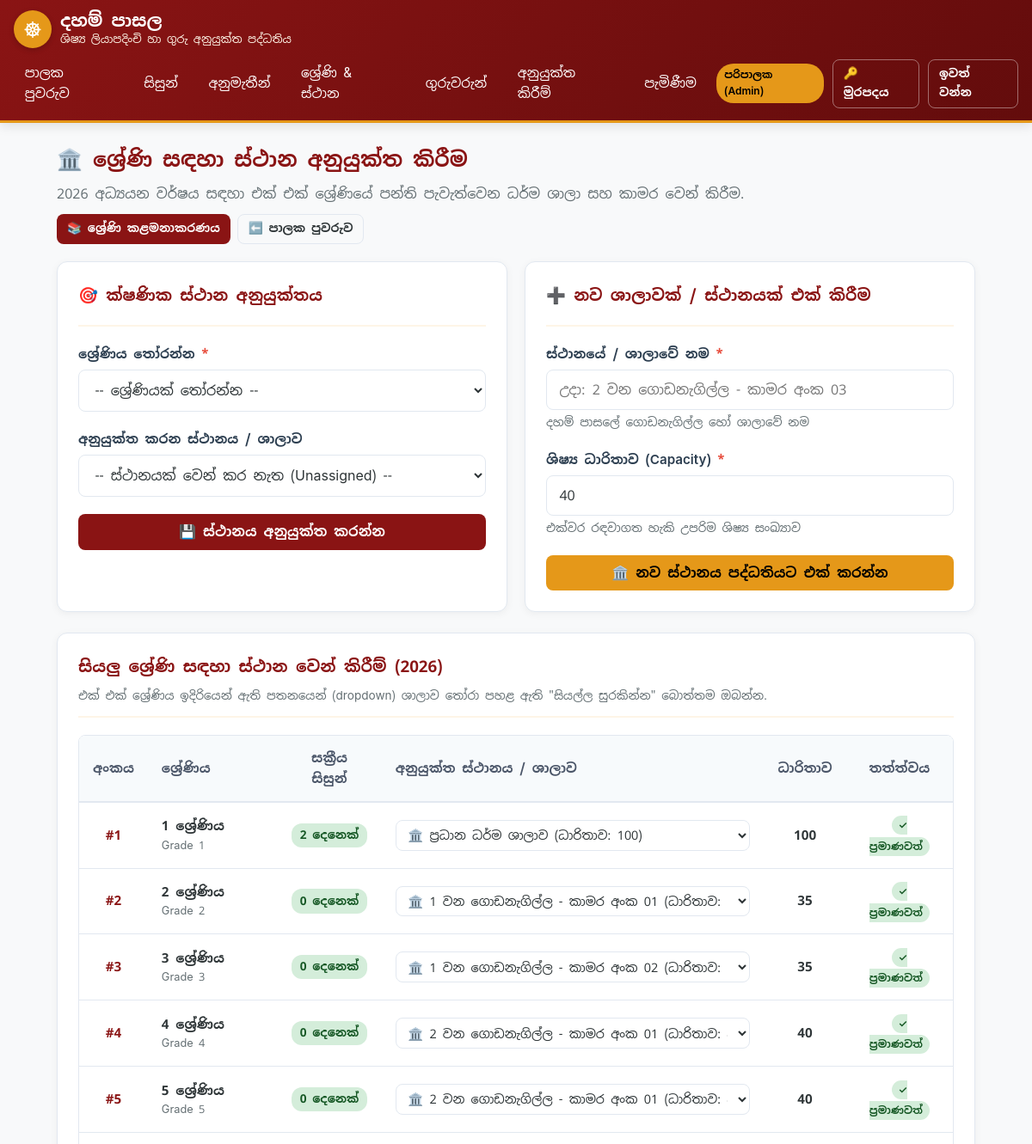
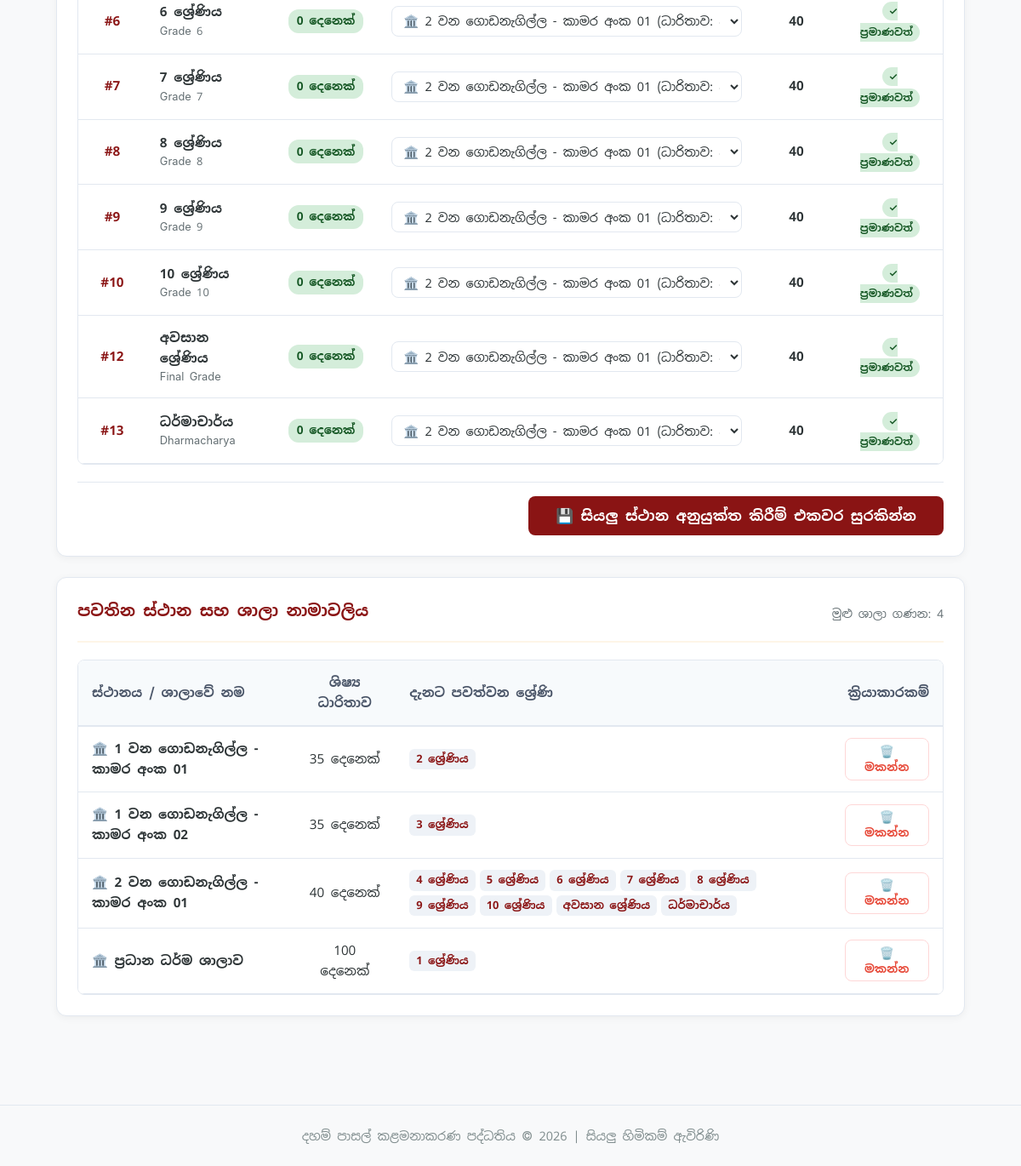
/grades/locations/ (signed in), run on the app's committed database (2 pictures, top to bottom).
### academics/models.py (models this page shows, shortened)
class AcademicYear(models.Model):
    year = models.PositiveIntegerField(unique=True, verbose_name='අධ්‍යයන වර්ෂය')
    is_current = models.BooleanField(default=False, verbose_name='වත්මන් වර්ෂයද?')
    class Meta:
        ordering = ['-year']
        verbose_name = 'අධ්‍යයන වර්ෂය'
        verbose_name_plural = 'අධ්‍යයන වර්ෂ (Academic Years)'

class GradeLevel(models.Model):
    name = models.CharField(max_length=100, verbose_name='ශ්‍රේණියේ නම (Sinhala)')
    english_name = models.CharField(max_length=100, blank=True, verbose_name='නම (English)')
    order_index = models.PositiveIntegerField(default=1, verbose_name='අනුපිළිවෙල අංකය')
    description = models.TextField(blank=True, verbose_name='විස්තරය')
    class Meta:
        ordering = ['order_index']
        verbose_name = 'ශ්‍රේණිය'
        verbose_name_plural = 'ශ්‍රේණි (Grades)'

class Classroom(models.Model):
    name = models.CharField(max_length=100, verbose_name='ශාලාව / කාමරයේ නම')
    capacity = models.PositiveIntegerField(default=40, verbose_name='ධාරිතාව')
    class Meta:
        verbose_name = 'පන්ති කාමරය / ශාලාව'
        verbose_name_plural = 'පන්ති කාමර / ශාලා'

class ClassSection(models.Model):
    grade_level = models.ForeignKey(GradeLevel, on_delete=models.CASCADE, related_name='sections', verbose_name='ශ්‍රේණිය')
    academic_year = models.ForeignKey(AcademicYear, on_delete=models.CASCADE, related_name='sections', verbose_name='අධ්‍යයන වර්ෂය')
    section_name = models.CharField(max_length=50, default='ප්‍රධාන', verbose_name='කාණ්ඩය / පන්තියේ නම')
    classroom = models.ForeignKey(Classroom, on_delete=models.SET_NULL, null=True, blank=True, verbose_name='පන්ති කාමරය')
    class Meta:
        unique_together = ('grade_level', 'academic_year', 'section_name')
        ordering = ['grade_level__order_index', 'section_name']
        verbose_name = 'පන්තිය'
        verbose_name_plural = 'පන්ති (Class Sections)'

### academics/views.py (the view, shortened to what this page needs)
# urls.py: path('grades/locations/', views.allocate_grade_location, name='allocate_grade_location'),
@login_required
@principal_or_admin_required
def allocate_grade_location(request):
    current_year = get_current_academic_year()
    grades = GradeLevel.objects.all().order_by('order_index')
    classrooms = Classroom.objects.all().order_by('name')
    allocation_list = []
    for g in grades:
        section = ClassSection.objects.filter(
            grade_level=g,
            academic_year=current_year
        ).select_related('classroom').first()
        classroom = section.classroom if section else None
        student_count = Student.objects.filter(
            assigned_class__grade_level=g,
            assigned_class__academic_year=current_year,
            status='APPROVED'
        ).count()
        if student_count == 0:
            student_count = Student.objects.filter(
                applied_grade=g,
                status='APPROVED'
            ).count()
        is_over_capacity = False
        if classroom and student_count > classroom.capacity:
            is_over_capacity = True
        allocation_list.append({
            'grade': g,
            'section': section,
            'classroom': classroom,
            'student_count': student_count,
            'is_over_capacity': is_over_capacity,
        })
    allocation_form = GradeLocationAllocationForm()
    classroom_form = ClassroomForm()
    return render(request, 'academics/allocate_location.html', {
        'allocation_list': allocation_list,
        'classrooms': classrooms,
        'current_year': current_year,
        'allocation_form': allocation_form,
        'classroom_form': classroom_form,
    })

### templates/academics/allocate_location.html (shortened to what this page needs)
{% extends 'base.html' %}
{% block content %}
<div class="card-header-temple" style="border-bottom: none; margin-bottom: 0.5rem;">
    <div>
        <h2>🏛️ ශ්‍රේණි සඳහා ස්ථාන අනුයුක්ත කිරීම</h2>
        <p style="color: var(--text-muted);">
            {{ current_year.year }} අධ්‍යයන වර්ෂය සඳහා එක් එක් ශ්‍රේණියේ පන්ති පැවැත්වෙන ධර්ම ශාලා සහ කාමර වෙන් කිරීම.
        </p>
    </div>
    <div style="display: flex; gap: 8px; flex-wrap: wrap;">
        <a href="{% url 'grade_list' %}" class="btn btn-primary btn-sm">
            📚 ශ්‍රේණි කළමනාකරණය
        </a>
        <a href="{% url 'dashboard' %}" class="btn btn-outline btn-sm">
            ⬅️ පාලක පුවරුව
        </a>
    </div>
</div>
<div style="display: grid; grid-template-columns: 1fr 1fr; gap: 20px; margin-bottom: 1.5rem;">
    <div class="card-box" style="margin-bottom: 0;">
        <div class="card-header-temple">
            <h3 style="font-size: 1.15rem;">🎯 ක්ෂණික ස්ථාන අනුයුක්තය</h3>
        </div>
        <form method="post">
            <div class="form-group">
                <label class="form-label" for="id_grade_id">ශ්‍රේණිය තෝරන්න <span style="color: var(--danger-red);">*</span></label>
                <select name="grade_id" id="id_grade_id" class="form-select" required>
                    <option value="">-- ශ්‍රේණියක් තෝරන්න --</option>
                </select>
            </div>
            <div class="form-group">
                <label class="form-label" for="id_classroom_id">අනුයුක්ත කරන ස්ථානය / ශාලාව</label>
                <select name="classroom_id" id="id_classroom_id" class="form-select">
                    <option value="">-- ස්ථානයක් වෙන් කර නැත (Unassigned) --</option>
                </select>
            </div>
            <button type="submit" class="btn btn-primary btn-block">
                💾 ස්ථානය අනුයුක්ත කරන්න
            </button>
        </form>
    </div>
    <div class="card-box" style="margin-bottom: 0;">
        <div class="card-header-temple">
            <h3 style="font-size: 1.15rem;">➕ නව ශාලාවක් / ස්ථානයක් එක් කිරීම</h3>
        </div>
        <form method="post" action="{% url 'create_classroom' %}">
            <div class="form-group">
                <label class="form-label" for="id_new_room_name">
                    ස්ථානයේ / ශාලාවේ නම <span style="color: var(--danger-red);">*</span>
                </label>
                <input type="text" name="name" id="id_new_room_name" class="form-control"
                       placeholder="උදා: 2 වන ගොඩනැගිල්ල - කාමර අංක 03" required>
                <div class="form-help">දහම් පාසලේ ගොඩනැගිල්ල හෝ ශාලාවේ නම</div>
            </div>
            <div class="form-group">
                <label class="form-label" for="id_new_room_capacity">
                    ශිෂ්‍ය ධාරිතාව (Capacity) <span style="color: var(--danger-red);">*</span>
                </label>
                <input type="number" name="capacity" id="id_new_room_capacity" class="form-control"
                       value="40" min="1" required>
                <div class="form-help">එක්වර රඳවාගත හැකි උපරිම ශිෂ්‍ය සංඛ්‍යාව</div>
            </div>
            <button type="submit" class="btn btn-gold btn-block">
                🏛️ නව ස්ථානය පද්ධතියට එක් කරන්න
            </button>
        </form>
    </div>
</div>
<div class="card-box">
    <div class="card-header-temple">
        <div>
            <h3>සියලු ශ්‍රේණි සඳහා ස්ථාන වෙන් කිරීම් ({{ current_year.year }})</h3>
            <p style="font-size: 0.85rem; color: var(--text-muted); margin: 0;">
                එක් එක් ශ්‍රේණිය ඉදිරියෙන් ඇති පතනයෙන් (dropdown) ශාලාව තෝරා පහළ ඇති "සියල්ල සුරකින්න" බොත්තම ඔබන්න.
            </p>
        </div>
    </div>
    <form method="post">
        <div class="responsive-table-wrapper">
            <table class="temple-table">
                <thead>
                    <tr>
                        <th style="width: 60px; text-align: center;">අංකය</th>
                        <th>ශ්‍රේණිය</th>
                        <th style="text-align: center;">සක්‍රීය සිසුන්</th>
                        <th style="min-width: 250px;">අනුයුක්ත ස්ථානය / ශාලාව</th>
                        <th style="text-align: center;">ධාරිතාව</th>
                        <th style="text-align: center;">තත්ත්වය</th>
                    </tr>
                </thead>
                <tbody>
                    {% for item in allocation_list %}
                    <tr>
                        <td style="text-align: center; font-weight: 700; color: var(--primary-color);">
                            #{{ item.grade.order_index }}
                        </td>
                        <td>
                            <strong>{{ item.grade.name }}</strong>
                            {% if item.grade.english_name %}
                                <div style="font-size: 0.8rem; color: var(--text-muted);">{{ item.grade.english_name }}</div>
                            {% endif %}
                        </td>
                        <td style="text-align: center;">
                            <span class="status-pill status-approved" style="font-size: 0.85rem;">
                                {{ item.student_count }} දෙනෙක්
                            </span>
                        </td>
                        <td>
                            <select name="classroom_for_grade_{{ item.grade.id }}" class="form-select" style="font-size: 0.9rem; padding: 0.4rem 0.6rem;">
                                {% for room in classrooms %}
                                    <option value="{{ room.id }}" {% if item.classroom and item.classroom.id == room.id %}selected{% endif %}>
                                        🏛️ {{ room.name }} (ධාරිතාව: {{ room.capacity }})
                                    </option>
                                {% endfor %}
                            </select>
                        </td>
                        <td style="text-align: center;">
                            {% if item.classroom %}
                                <strong>{{ item.classroom.capacity }}</strong>
                            {% else %}
                                <span style="color: var(--text-muted);">-</span>
                            {% endif %}
                        </td>
                        <td style="text-align: center;">
                            {% if not item.classroom %}
                                <span style="background: #fff3cd; color: #856404; padding: 3px 8px; border-radius: 12px; font-size: 0.75rem; font-weight: 600;">
                                    ස්ථානයක් නැත
                                </span>
                            {% elif item.is_over_capacity %}
                                <span style="background: #f8d7da; color: #721c24; padding: 3px 8px; border-radius: 12px; font-size: 0.75rem; font-weight: 600;" title="සිසුන් ගණන ශාලාවේ ධාරිතාවට වඩා වැඩිය">
                                    ⚠️ ධාරිතාව ඉක්මවා ඇත
                                </span>
                            {% else %}
                                <span style="background: #d4edda; color: #155724; padding: 3px 8px; border-radius: 12px; font-size: 0.75rem; font-weight: 600;">
                                    ✓ ප්‍රමාණවත්
                                </span>
                            {% endif %}
                        </td>
                    </tr>
                    {% empty %}
                    <tr>
                        <td colspan="6" style="text-align: center; padding: 2rem; color: var(--text-muted);">
                            තවම ශ්‍රේණි ඇතුළත් කර නොමැත.
                        </td>
                    </tr>
                    {% endfor %}
                </tbody>
            </table>
        </div>
        <div style="display: flex; justify-content: flex-end; margin-top: 1.25rem; border-top: 1px solid var(--border-color); padding-top: 1rem;">
            <button type="submit" class="btn btn-primary" style="padding: 0.75rem 2rem; font-size: 1.05rem;">
                💾 සියලු ස්ථාන අනුයුක්ත කිරීම් එකවර සුරකින්න
            </button>
        </div>
    </form>
</div>
<div class="card-box">
    <div class="card-header-temple">
        <h3>පවතින ස්ථාන සහ ශාලා නාමාවලිය</h3>
        <span style="font-size: 0.85rem; color: var(--text-muted);">මුළු ශාලා ගණන: {{ classrooms.count }}</span>
    </div>
    <div class="responsive-table-wrapper">
        <table class="temple-table">
            <thead>
                <tr>
                    <th>ස්ථානය / ශාලාවේ නම</th>
                    <th style="text-align: center;">ශිෂ්‍ය ධාරිතාව</th>
                    <th>දැනට පවත්වන ශ්‍රේණි</th>
                    <th style="text-align: right;">ක්‍රියාකාරකම්</th>
                </tr>
            </thead>
            <tbody>
                {% for room in classrooms %}
                <tr>
                    <td><strong>🏛️ {{ room.name }}</strong></td>
                    <td style="text-align: center;">{{ room.capacity }} දෙනෙක්</td>
                    <td>
                        {% with sections=room.classsection_set.all %}
                            {% if sections %}
                                <div style="display: flex; flex-wrap: wrap; gap: 5px;">
                                    {% for s in sections %}
                                        <span style="background: #eef2f7; color: var(--primary-color); padding: 2px 8px; border-radius: 6px; font-size: 0.8rem; font-weight: 600;">
                                            {{ s.grade_level.name }}
                                        </span>
                                    {% endfor %}
                                </div>
                            {% else %}
                                <span style="color: var(--text-muted); font-size: 0.85rem;">[දැනට කිසිදු ශ්‍රේණියකට වෙන් කර නැත]</span>
                            {% endif %}
                        {% endwith %}
                    </td>
                    <td style="text-align: right;">
                        <form method="post" action="{% url 'delete_classroom' room.id %}" style="display: inline;"
                              onsubmit="return confirm('ඔබට \'{{ room.name }}\' ස්ථානය මකා දැමීමට අවශ්‍ය බව සහතිකද?');">
                            <button type="submit" class="btn btn-sm btn-outline" style="color: var(--danger-red); border-color: #fed7d7;" title="ස්ථානය මකා දමන්න">
                                🗑️ මකන්න
                            </button>
                        </form>
                    </td>
                </tr>
                {% empty %}
                <tr>
                    <td colspan="4" style="text-align: center; padding: 1.5rem; color: var(--text-muted);">
                        තවමත් කිසිදු ශාලාවක් හෝ ස්ථානයක් ඇතුළත් කර නොමැත.
                    </td>
                </tr>
                {% endfor %}
            </tbody>
        </table>
    </div>
</div>
{% endblock %}

### data on the page
AcademicYear: year "2026"
GradeLevel: grade.order_index "1", grade.name "1 ශ්‍රේණිය", grade.english_name "Grade 1", student_count "2", classroom.capacity "100"
GradeLevel: grade.order_index "2", grade.name "2 ශ්‍රේණිය", grade.english_name "Grade 2", student_count "0", classroom.capacity "35"
GradeLevel: grade.order_index "3", grade.name "3 ශ්‍රේණිය", grade.english_name "Grade 3", student_count "0", classroom.capacity "35"
GradeLevel: grade.order_index "4", grade.name "4 ශ්‍රේණිය", grade.english_name "Grade 4", student_count "0", classroom.capacity "40"
GradeLevel: grade.order_index "5", grade.name "5 ශ්‍රේණිය", grade.english_name "Grade 5", student_count "0", classroom.capacity "40"
GradeLevel: grade.order_index "6", grade.name "6 ශ්‍රේණිය", grade.english_name "Grade 6", student_count "0", classroom.capacity "40"
GradeLevel: grade.order_index "7", grade.name "7 ශ්‍රේණිය", grade.english_name "Grade 7", student_count "0", classroom.capacity "40"
GradeLevel: grade.order_index "8", grade.name "8 ශ්‍රේණිය", grade.english_name "Grade 8", student_count "0", classroom.capacity "40"
GradeLevel: grade.order_index "9", grade.name "9 ශ්‍රේණිය", grade.english_name "Grade 9", student_count "0", classroom.capacity "40"
GradeLevel: grade.order_index "10", grade.name "10 ශ්‍රේණිය", grade.english_name "Grade 10", student_count "0", classroom.capacity "40"
GradeLevel: grade.order_index "12", grade.name "අවසාන ශ්‍රේණිය", grade.english_name "Final Grade", student_count "0", classroom.capacity "40"
GradeLevel: grade.order_index "13", grade.name "ධර්මාචාර්ය", grade.english_name "Dharmacharya", student_count "0", classroom.capacity "40"
Classroom: name "1 වන ගොඩනැගිල්ල - කාමර අංක 01", capacity "35"
ClassSection: grade_level.name "2 ශ්‍රේණිය"
Classroom: name "1 වන ගොඩනැගිල්ල - කාමර අංක 02", capacity "35"
ClassSection: grade_level.name "3 ශ්‍රේණිය"
Classroom: name "2 වන ගොඩනැගිල්ල - කාමර අංක 01", capacity "40"
ClassSection: grade_level.name "4 ශ්‍රේණිය"
ClassSection: grade_level.name "5 ශ්‍රේණිය"
ClassSection: grade_level.name "6 ශ්‍රේණිය"
ClassSection: grade_level.name "7 ශ්‍රේණිය"
ClassSection: grade_level.name "8 ශ්‍රේණිය"
ClassSection: grade_level.name "9 ශ්‍රේණිය"
ClassSection: grade_level.name "10 ශ්‍රේණිය"
ClassSection: grade_level.name "අවසාන ශ්‍රේණිය"
ClassSection: grade_level.name "ධර්මාචාර්ය"
Classroom: name "ප්‍රධාන ධර්ම ශාලාව", capacity "100"
ClassSection: grade_level.name "1 ශ්‍රේණිය"

### other printed values
{{ classrooms.count }} "4"
